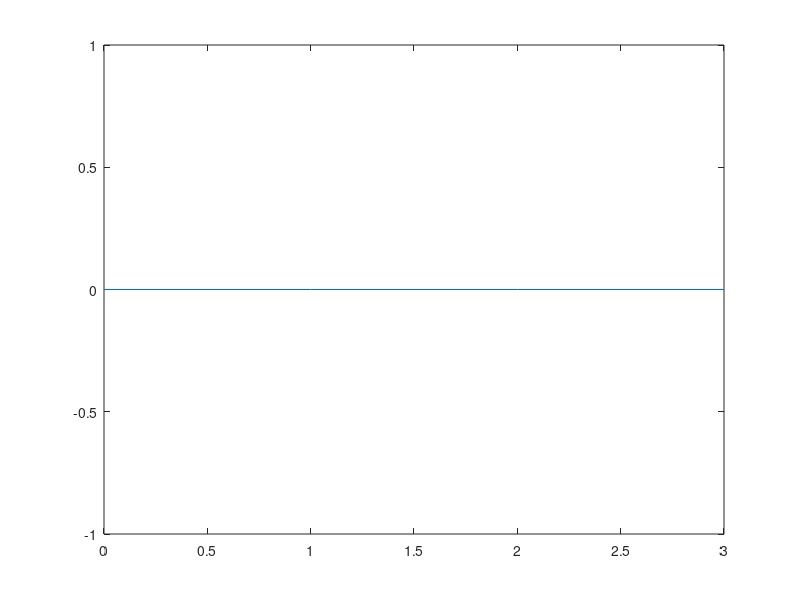

Reproduce this figure in MATLAB.
clear all

%% Define the LTI model of the multi-compartment system

% Model parameters

k12=0.5;
k13=0.5;
k3=0.5;
k23=0;

% Matrices A, B and C
A=[-k12-k13+1, 0, 0; k12, -k23+1, 0; k13, k23, -k3+1];
B=[1 0;0  1;0 0];
C=[0 0 1/2]

%% Check that the system is unobservable
Ct=C';
At=A';

Mo=[Ct At*Ct (At^2)*Ct];
det(Mo)

%% Check that any initial state x0=[0 * 0]' is unobservable
% Indeed, compartment 2 does not influence compartment 3 (which is the only
% one defining the output), neither directly nor through compartment 


%% Simulate the free state of the system from x0=[0 * 0]'
% Show that y[k] = 0 for all k = {0,1,2,3} with k <= n = 3

x0 = [0 1 0]';
M = [Mo' ; C*A^3];
y = M*x0
plot(0:3,y);


%% Define the new LTI model by setting k23=0.5

k23=0.5;

% Matrix A
A1=[-k12-k13+1, 0, 0; k12, -k23+1, 0; k13, k23, -k3+1];
%% Check that the system is unobservable
Ct=C';
A1t=A1';

Mo=[Ct A1t*Ct (A1t^2)*Ct];
det(Mo)


%% Compute the unobservable eigenvalue using the PBH test

eigA1=eig(A1)

% storeplace for ranks of matrices involved in PBH tests
rk=zeros(3,1);
for i=1:3
    test=[eigA1(i)*eye(3)-A1;C];
    rk(i)=rank(test);
end

rk
eigA1
% only the rank corresponding to the null eigenvalue is not maximal -> this
% eigenvalue is unobservable

    
%% Compute the observability form of the system
% Change of coordinates in the state-space (see the lectures) 

r=rank(Mo); % r=2

% the last two columns of Mo' are linearly independent
% the vector [1 0 0]' is clearly independent of these columns
Mot=Mo';

% compute a basis for the unobservable subspace
V=null(Mot);

% compute a basis for the range of Mo. By construction, these vectors are orthogonal
% to V
Z=orth(Mo)

iTo=[Z, V];
To=inv(iTo)

hA1=To * A1 * iTo
hC=C*iTo

% The lower-right block of hA1 contains the zero eigenvalue -> this
% confirms the result of the PBH test


%% Simulate the free state of the system from x0=V, which is an unobservable state
% Show that y[k] = 0 for all k = {0,1,2,3} with k <= n = 3

x0 = V;
M = [Mot ; C*A1^3];
y = M*x0
plot(0:3,y);


%% Define the new LTI model by setting k23=1

k23=1;

% Matrix A
A2=[-k12-k13+1, 0, 0; k12, -k23+1, 0; k13, k23, -k3+1];
%% Check that the system is observable
Ct=C';
A2t=A2';

Mo=[Ct A2t*Ct (A2t^2)*Ct];
det(Mo)

%% Compute the initial state
y=[0;0.75;0.625]

%Solve the linear system (Mo')*x0=y
Mot=Mo';
x0=Mot\y

disp(Mo);

% One finds x0=[1 1 0] '